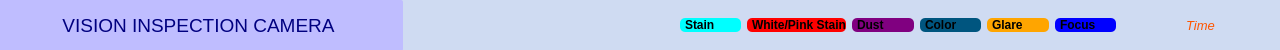
   <widget class="QGroupBox" name="groupTitle">
    <property name="geometry">
     <rect>
      <x>0</x>
      <y>0</y>
      <width>1280</width>
      <height>50</height>
     </rect>
    </property>
    <property name="styleSheet">
     <string notr="true">QGroupBox{
	border: 0px solid rgb(10, 57, 167);
    border-radius: 0px;
	background-color:rgb(207, 219, 242);
}</string>
    </property>
    <property name="title">
     <string/>
    </property>
    <widget class="QLabel" name="lblTime">
     <property name="geometry">
      <rect>
       <x>1125</x>
       <y>0</y>
       <width>151</width>
       <height>51</height>
      </rect>
     </property>
     <property name="font">
      <font>
       <family>Lao UI</family>
       <pointsize>10</pointsize>
       <weight>50</weight>
       <italic>false</italic>
       <bold>false</bold>
      </font>
     </property>
     <property name="styleSheet">
      <string notr="true">font: 10pt &quot;Lao UI&quot;;
color: rgb(255, 0, 0);</string>
     </property>
     <property name="text">
      <string>&lt;html&gt;&lt;head/&gt;&lt;body&gt;&lt;p align=&quot;center&quot;&gt;&lt;span style=&quot; font-size:10pt; font-style:italic; color:#ff5500;&quot;&gt;Time&lt;/span&gt;&lt;/p&gt;&lt;/body&gt;&lt;/html&gt;</string>
     </property>
     <property name="alignment">
      <set>Qt::AlignCenter</set>
     </property>
    </widget>
    <widget class="QWidget" name="horizontalLayoutWidget">
     <property name="geometry">
      <rect>
       <x>680</x>
       <y>15</y>
       <width>436</width>
       <height>21</height>
      </rect>
     </property>
     <layout class="QHBoxLayout" name="horizontalLayout">
      <item>
       <widget class="QPushButton" name="lblErrColorStain">
        <property name="font">
         <font>
          <weight>75</weight>
          <bold>true</bold>
         </font>
        </property>
        <property name="styleSheet">
         <string notr="true">background-color: rgb(0, 255, 255);
color: rgb(0, 0, 0);
border-radius: 5px;
padding-left:5px;
text-align: left;</string>
        </property>
        <property name="text">
         <string>Stain</string>
        </property>
       </widget>
      </item>
      <item>
       <widget class="QPushButton" name="lblErrColor_WhiteStain">
        <property name="font">
         <font>
          <weight>75</weight>
          <bold>true</bold>
         </font>
        </property>
        <property name="styleSheet">
         <string notr="true">background-color: red;
color: rgb(0, 0, 0);
border-radius: 5px;
padding-left:5px;
text-align: left;</string>
        </property>
        <property name="text">
         <string>White/Pink Stain</string>
        </property>
       </widget>
      </item>
      <item>
       <widget class="QPushButton" name="lblErrColorDust">
        <property name="font">
         <font>
          <weight>75</weight>
          <bold>true</bold>
         </font>
        </property>
        <property name="styleSheet">
         <string notr="true">background-color: rgb(128, 0, 128);
color: rgb(0, 0, 0);
border-radius: 5px;
padding-left:5px;
text-align: left;</string>
        </property>
        <property name="text">
         <string>Dust</string>
        </property>
       </widget>
      </item>
      <item>
       <widget class="QPushButton" name="lblErrColorGray">
        <property name="font">
         <font>
          <weight>75</weight>
          <bold>true</bold>
         </font>
        </property>
        <property name="styleSheet">
         <string notr="true">background-color: rgb(0, 85, 127);
color: rgb(0, 0, 0);
border-radius: 5px;
padding-left:5px;
text-align: left;</string>
        </property>
        <property name="text">
         <string>Color</string>
        </property>
       </widget>
      </item>
      <item>
       <widget class="QPushButton" name="lblErrColor_Glare">
        <property name="font">
         <font>
          <weight>75</weight>
          <bold>true</bold>
         </font>
        </property>
        <property name="styleSheet">
         <string notr="true">background-color: orange;
color: rgb(0, 0, 0);
border-radius: 5px;
padding-left:5px;
text-align: left;</string>
        </property>
        <property name="text">
         <string>Glare</string>
        </property>
       </widget>
      </item>
      <item>
       <widget class="QPushButton" name="lblErrColor_Glare_3">
        <property name="font">
         <font>
          <weight>75</weight>
          <bold>true</bold>
         </font>
        </property>
        <property name="styleSheet">
         <string notr="true">background-color: blue;
color: rgb(0, 0, 0);
border-radius: 5px;
padding-left:5px;
text-align: left;</string>
        </property>
        <property name="text">
         <string>Focus</string>
        </property>
       </widget>
      </item>
     </layout>
    </widget>
    <widget class="QToolButton" name="lblNameProject">
     <property name="geometry">
      <rect>
       <x>-6</x>
       <y>0</y>
       <width>409</width>
       <height>51</height>
      </rect>
     </property>
     <property name="font">
      <font>
       <pointsize>14</pointsize>
      </font>
     </property>
     <property name="styleSheet">
      <string notr="true">color: rgb(0, 0, 127);
background-color: rgb(191, 189, 255);
border-radius: 2px;
</string>
     </property>
     <property name="text">
      <string>VISION INSPECTION CAMERA</string>
     </property>
    </widget>
   </widget>
